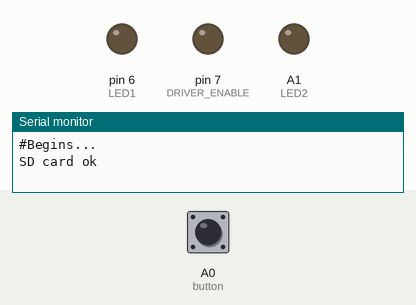
The sketch below on a simulated Arduino Uno, built with avr-gcc and run on an emulated ATmega328P. Parts: output pins drawn as LEDs (lit = HIGH), the last lines printed to the serial monitor. The test bench sets the inputs (shaded band); at power-on: A0 (button) HIGH. Storage starts empty; pins used as bus, display or sensor lines are not drawn.

Above: at 2.2 s.
2.3 s: A0 (button) pulled LOW for 0.15 s
At 4.5 s:
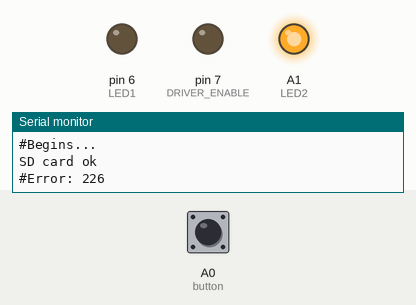
5.4 s: A0 (button) pulled LOW for 1 s
At 8.3 s:
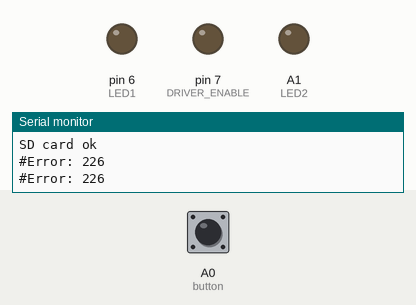
9.2 s: A0 (button) pulled LOW for 3.2 s
At 12.1 s:
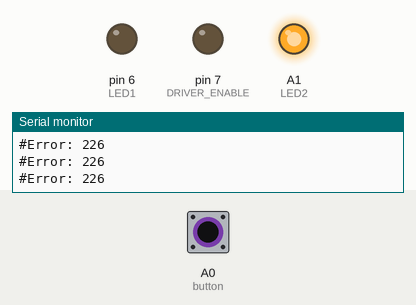
Timing chart, 0 to 14.0 s (numbered marks = the images above; inputs shaded):
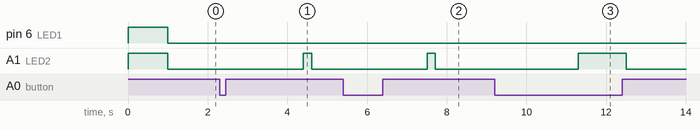

The sketch:

rs485-sensor-tester.ino
```cpp
#include <Bounce2.h>
#include <ModbusMaster.h>
#include <SoftwareSerial.h>
#include <SdFat.h>

SoftwareSerial softSerial(2, 3); // RX, TX
Bounce button = Bounce();
ModbusMaster sensor;
SdFat sd;


#define DRIVER_ENABLE 7
#define SENSOR_PWR 8
#define LED1 6
#define LED2 A1

const int chipSelect = 4;

void preTransmission() {
  digitalWrite(DRIVER_ENABLE, HIGH);
}

void postTransmission() {
  digitalWrite(DRIVER_ENABLE, LOW);
}

uint16_t data[6];

void setup() {
  Serial.begin(9600);
  softSerial.begin(19200);

  pinMode(A0, INPUT_PULLUP);
  pinMode(LED1, OUTPUT);
  pinMode(LED2, OUTPUT);
  pinMode(DRIVER_ENABLE, OUTPUT);
  pinMode(SENSOR_PWR, OUTPUT);
  digitalWrite(SENSOR_PWR, HIGH);

  button.attach(A0);
  button.interval(5);

  digitalWrite(LED2, HIGH);
  digitalWrite(LED1, HIGH);
  delay(1000);
  digitalWrite(LED2, LOW);
  digitalWrite(LED1, LOW);

  sensor.begin(1, softSerial);
  sensor.preTransmission(preTransmission);
  sensor.postTransmission(postTransmission);

  Serial.begin(9600);
  Serial.println("#Begins...");

  if(sd.begin (chipSelect, SPI_HALF_SPEED)) {
    Serial.println("SD card ok");
  }
}

void loop() {
  if(button.fell()) {

      digitalWrite(LED1, LOW);
      digitalWrite(LED2, LOW);
      delay(100);
      uint8_t tests = 0;
      uint16_t moisture=0;
      int16_t temperature=0;
      uint16_t ver=0;
      uint8_t err = 0;
      uint8_t r;

      while(tests < 10 && err == 0) {
        r = sensor.readInputRegisters(0, 3);

        if(0 != r) {
          Serial.print("#Error: ");
          Serial.println(r);

          digitalWrite(LED1, LOW);
          digitalWrite(LED2, HIGH);
          delay(100);
          err = 1;
        } else {
          moisture = sensor.getResponseBuffer(0);
          temperature = sensor.getResponseBuffer(1);
          ver = sensor.getResponseBuffer(2);

          tests++;
          if(moisture < 200 || moisture > 450) {
//            Serial.println(moisture);
            Serial.println("#MOISTURE OUT OF BOUNDS!");
            err = 1;
          }

          if(temperature < 150 || temperature > 800) {
//            Serial.println(temperature);
            Serial.println("#TEMPERATURE OUT OF BOUNDS!");
            err = 1;
          }

          if(err) {
            digitalWrite(LED1, LOW);
            digitalWrite(LED2, HIGH);
            delay(200);
          } else {
            digitalWrite(LED1, HIGH);
            digitalWrite(LED2, LOW);
            delay(50);
          }
        }
      }

      if(0 == r) {
        Serial.print(moisture);
        Serial.print(", ");
        Serial.println(temperature);
        File results = sd.open("results.txt", FILE_WRITE);
        results.print(moisture);
        results.print(",");
        results.println(temperature);
        results.close();
      }
      while(LOW == button.read()){
        button.update();
      }
      delay(100);
      digitalWrite(LED2, LOW);
      digitalWrite(LED1, LOW);

  } else if(button.rose()){
    digitalWrite(LED2, LOW);
    digitalWrite(LED1, LOW);
  }

  button.update();


}
```

Measured:
- after the input at 2.3 s, A1 (LED2): LOW → HIGH after 2.1 s, → LOW 0.20 s later
- after the input at 5.4 s, A1 (LED2): LOW → HIGH after 2.1 s, → LOW 0.20 s later
- after the input at 9.2 s, A1 (LED2): LOW → HIGH after 2.1 s, → LOW 1.2 s later
